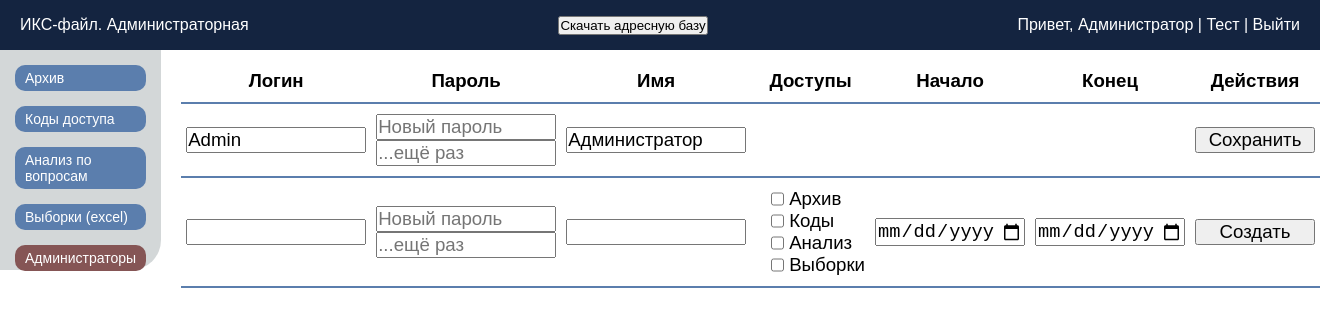
/cab_admins (signed in), run on the app's committed database.
### tables this page shows
CREATE TABLE ISeC_adminAccounts (
    adminId TEXT PRIMARY KEY,
    login TEXT UNIQUE,
    password TEXT,
    adminName TEXT UNIQUE,
    archiveAccess TEXT,
    codesAccess TEXT,
    analysisAccess TEXT,
    excelgenAccess TEXT,
    dateFrom TEXT,
    dateUntil TEXT
);

### app.py (the view)
@application.route('/cab_admins')
def cab_admins():
    if 'admin_data' not in session:
        return redirect(url_for('cab_login'))
    conn = get_db_connection()
    cursor = conn.cursor()
    cursor.execute("SELECT adminId, login, adminName, archiveAccess, codesAccess, analysisAccess, excelgenAccess, dateFrom, dateUntil FROM ISeC_adminAccounts")
    access_codes = cursor.fetchall()
    cursor.close()
    conn.close()
    admins_list = []
    admin_data = None  # Переменная для хранения данных главного администратора
    for row in access_codes:
        admin_entry = {
            'admin_id': row[0],
            'login': row[1],
            'admin_name': row[2],
            'archive_access': row[3],
            'codes_access': row[4],
            'analysis_access': row[5],
            'excelgen_access': row[6],
            'start_date': datetime.strptime(row[7], '%Y-%m-%d').date().strftime('%Y-%m-%d'),
            'end_date': datetime.strptime(row[8], '%Y-%m-%d').date().strftime('%Y-%m-%d')
        }
        if admin_entry['admin_id'] == "admin":
            admin_data = admin_entry  # Сохраняем данные администратора с adminId = "admin"
        else:
            admins_list.append(admin_entry)  # Добавляем остальных администраторов в список
    admins_list.sort(key=lambda x: x['login'])
    return render_template('cab_admins.html', adminData=admin_data, adminsRows=admins_list)

### app.py (called while the page is built)
def get_db_connection():
    try:
        if (path := os.environ.get("DB_PATH")) is not None:
            db_path = path
        else:
            db_path = os.path.join(os.path.dirname(__file__), 'database/ISeC_database.db')
        if not os.path.exists(db_path):
            log.info(f"База данных не найдена по пути: {db_path}")
        log.info("Попытка подключения к базе данных...")
        conn = sqlite3.connect(db_path)  # Укажите путь к вашей базе данных
        conn.row_factory = sqlite3.Row  # Позволяет обращаться к столбцам по именам
        log.info("Подключение успешно.")
        return conn
    except sqlite3.Error as e:
        log.info(f"Ошибка подключения к базе данных: {e}")
        return None

### templates/cab_admins.html (shortened to what this page needs)
<!doctype html>
<html lang="ru">
<head>
	<link rel="stylesheet" href="{{ url_for('static', filename='css/style_adminCab.css') }}">
</head>
<body>
	<header class="header">
		<div class="header_ISeC">ИКС-файл. Администраторная</div>
		<button id="dwnl_emaildata" onclick="downloadEmailData()">Скачать адресную базу</button>
		<div class="header_admin">
			<span>
				Привет, <a href="{{ url_for('index') }}">{{ session['admin_data']['adminName'] }}</a> |
				<a href="{{ url_for('index') }}">Тест</a> |
				<a href="{{ url_for('cab_logout') }}">Выйти</a>
			</span>
		</div>
	</header>
	<main class="main">
		<div class="side_menu">
			<button class="btn_sidelink" id="btn_cab_archive">
				Архив
			</button>
			<button class="btn_sidelink" id="btn_cab_codes">
				Коды доступа
			</button>
			<button class="btn_sidelink" id="btn_cab_analysis">
				Анализ по вопросам
			</button>
			<button class="btn_sidelink" id="btn_cab_excelgen">
				Выборки (excel)
			</button>
			<button class="btn_sidelink_actual" id="btn_cab_admins">
				Администраторы
			</button>
		</div>
		{% if session.admin_data.adminId == 'admin' %}
		<div class="central_admins">
			<table>
				<thead>
					<tr class="admins_head">
						<th class="admins_head_th_0">
							<p>Логин</p>
						</th>
						<th class="admins_head_th_1">
							<p>Пароль</p>
						</th>
						<th class="admins_head_th_2">
							<p>Имя</p>
						</th>
						<th class="admins_head_th_3">
							<p>Доступы</p>
						</th>
						<th class="admins_head_th_4">
							<p>Начало</p>
						</th>
						<th class="admins_head_th_5">
							<p>Конец</p>
						</th>
						<th class="admins_head_th_6">
							<p>Действия</p>
						</th>
					</tr>
				</thead>
				<tbody>
					{% if adminData %}
					<tr class="admins_block_main">
						<td class="admins_block_td_0" id="admins_block_td_0">
							<input type="text" name="login" autocomplete="off" value="{{ adminData.login }}">
						</td>
						<td class="admins_block_td_1">
							<input type="password" name="password" autocomplete="off" placeholder="Новый пароль">
							<input type="password" name="confirm_password" autocomplete="off" placeholder="...ещё раз">
						</td>
						<td class="admins_block_td_2">
							<input type="text" name="admin_name" autocomplete="off" value="{{ adminData.admin_name }}">
						</td>
						<td class="admins_block_td_3">
						</td>
						<td class="admins_block_td_4">
						</td>
						<td class="admins_block_td_5">
						</td>
						<td class="admins_block_td_6">
							<button onclick="updateMainAdmin(this)">Сохранить</button>
						</td>
					</tr>
					{% endif %}
					<tr class="admins_block_create">
						<td class="admins_block_td_0" id="admins_block_td_0">
							<input type="text" name="login" autocomplete="off">
						</td>
						<td class="admins_block_td_1">
							<input type="password" name="password" autocomplete="off" placeholder="Новый пароль">
							<input type="password" name="confirm_password" autocomplete="off" placeholder="...ещё раз">
						</td>
						<td class="admins_block_td_2">
							<input type="text" name="admin_name" autocomplete="off">
						</td>
						<td class="admins_block_td_3">
							<div class="admins_access_check">
								<input type="checkbox" name="archive_access_create">
								<label for="archive_access_create">Архив</label>
							</div>
							<div class="admins_access_check">
								<input type="checkbox" name="codes_access_create">
								<label for="codes_access_create">Коды</label>
							</div>
							<div class="admins_access_check">
								<input type="checkbox" name="analysis_access_create">
								<label for="analysis_access_create">Анализ</label>
							</div>
							<div class="admins_access_check">
								<input type="checkbox" name="excelgen_access_create">
								<label for="excelgen_access_create">Выборки</label>
							</div>
						</td>
						<td class="admins_block_td_4">
							<input type="date" name="start_date">
						</td>
						<td class="admins_block_td_5">
							<input type="date" name="end_date">
						</td>
						<td class="admins_block_td_6">
							<button onclick="createAdmin(this)">Создать</button>
						</td>
					</tr>
				</tbody>
			</table>
		</div>
		{% else %}
		<span class="access_blocked">У Вас нет доступа к этой странице</span>
		{% endif %}
	</main>
</body>
</html>

### static/css/style_adminCab.css (style rules this page uses)
* { margin: 0; padding: 0; box-sizing: border-box; }
body { font-family: Arial, sans-serif; background-color: #ffffff; }
.header { width: 100%; height: 50px; display: flex; justify-content: space-between; align-items: center; padding: 0 10px; color: #ffffff; background-color: #142440; }
.header_ISeC { padding-left: 10px; }
.header_admin { text-align: right; padding-right: 10px; }
a { text-decoration: none; color: inherit; background-color: transparent; }
.main { display: flex; flex-direction: row; }
.side_menu { padding-top: 15px; display: flex; flex-direction: column; width: 250px; background-color: #d3d7d8; height: 220px; gap: 15px; border-bottom-right-radius: 30px; }
.btn_sidelink { color: #ffffff; background-color: #5b7ead; text-align: left; font-size: 14px; margin: 0 15px; padding: 5px 0 5px 10px; border-radius: 10px; border: none; cursor: pointer; }
.btn_sidelink_actual { color: #ffffff; background-color: #855555; text-align: left; font-size: 14px; margin: 0 15px; padding: 5px 0 5px 10px; border-radius: 10px; border: none; cursor: pointer; }
.admins_head, .admins_block_main, .admins_block_create { border-bottom: 2px solid #5b7ead; }
.admins_block_main td, .admins_block_create td, .admins_block td { padding: 10px 5px; }
.admins_head * { padding-bottom: 5px; }
.central_admins * { border-collapse: collapse; font-size: 14pt; }
.central_admins table { margin: 20px 0 0 20px; }
.admins_head_th_0, .admins_block_td_0 input { width: 180px; }
.admins_block_td_0 { padding: 0 5px; }
.admins_head_th_1, .admins_block_td_1 input { width: 180px; }
.admins_block_td_1 { padding: 0 5px; }
.admins_head_th_2, .admins_block_td_2 input { width: 180px; }
.admins_block_th_2, .admins_block_td_2 { padding: 0 5px; }
.admins_head_th_3 { width: 130px; }
.admins_block_td_3 { display: flex; flex-direction: column; }
.admins_access_check { display: flex; flex-direction: row; }
.admins_access_check input { margin: 0 5px 0 15px; }
.admins_head_th_4, .admins_block_td_4 input { width: 150px; }
.admins_block_td_4 { padding: 0 5px; }
.admins_head_th_5, .admins_block_td_5 input { width: 150px; }
.admins_block_td_5 { padding: 0 5px; }
.admins_block_td_6 { text-align: center; padding: 0 5px; width: 180px; }
.admins_block_td_6 button { width: 120px; }

### data on the page
ISeC_adminAccounts: admin_data.adminName "Администратор", login "Admin", admin_name "Администратор"
